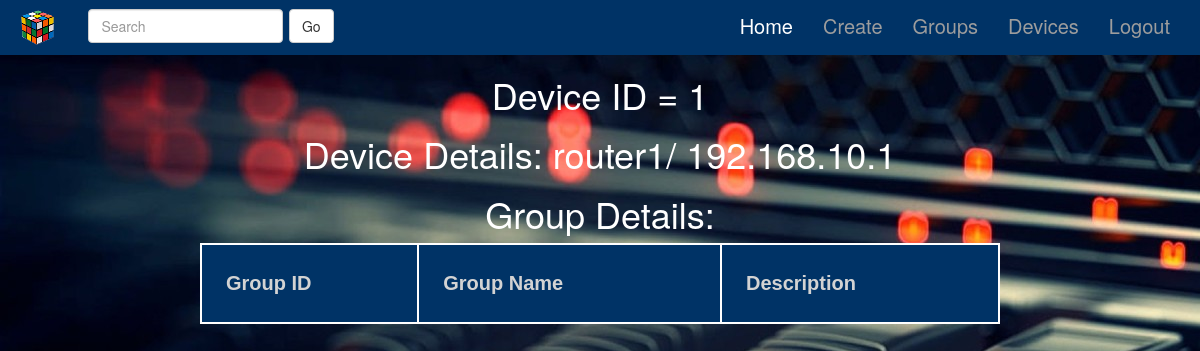
The app's page /Inventory/devices/1/ with its own data.
### Inventory/models.py (models this page shows, shortened)
class Device(models.Model):
    IP_Address = models.GenericIPAddressField(unique=True)
    hostname = models.CharField(max_length=30, unique=True)
    devicegroups = models.ManyToManyField(DeviceGroup, blank=True)

### Inventory/views.py (the view)
# urls.py: path('devices/<int:pk>/', views.DeviceDetailView.as_view(), name="device_detail"),
class DeviceDetailView(generic.DetailView):
    model = Device
    template_name = "Inventory/device_detail.html"

### Inventory/templates/Inventory/device_detail.html (shortened to what this page needs)
{% extends 'Inventory/base.html' %}
{% block body %}
    <h1>Device ID = {{ object.pk }} </h1>
    <h1>Device Details: {{object.hostname}}/ {{object.IP_Address}}</h1>
    <h1>Group Details:</h1>
    <table>
        <tr>
    		<th>Group ID</th>
    		<th>Group Name</th>
    		<th>Description</th>
    	</tr>
    </table>
{% endblock %}

### Inventory/static/Inventory/style.css (style rules this page uses)
body { background: white url('images/Networking-background.jpg'); color: blue; margin:0; border: 0; }
h1 { text-align: center; color: white; }
table, th, td { border: 2px solid white; color: white; padding: 2% 2%; font-size: 16px; }
th { background-color: rgb(0, 51, 102); color: lightgrey; font-size: 20px; padding: 3% 3%; }
table { margin-right: auto; margin-left: auto; width: 800px; font-size: 16px; font-weight: bold; font-family: Arial; align-items: center; }

### records on screen
Device: pk "1", hostname "router1", IP_Address "192.168.10.1"
